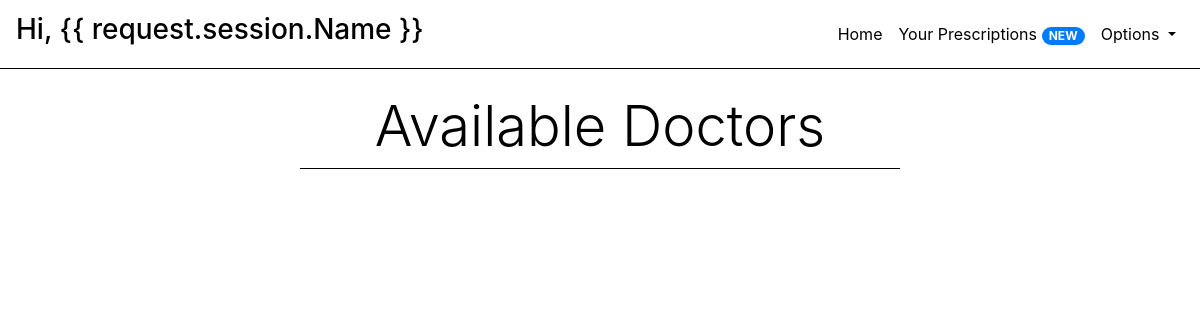
Page /doctors (signed in) on the earlier database version.
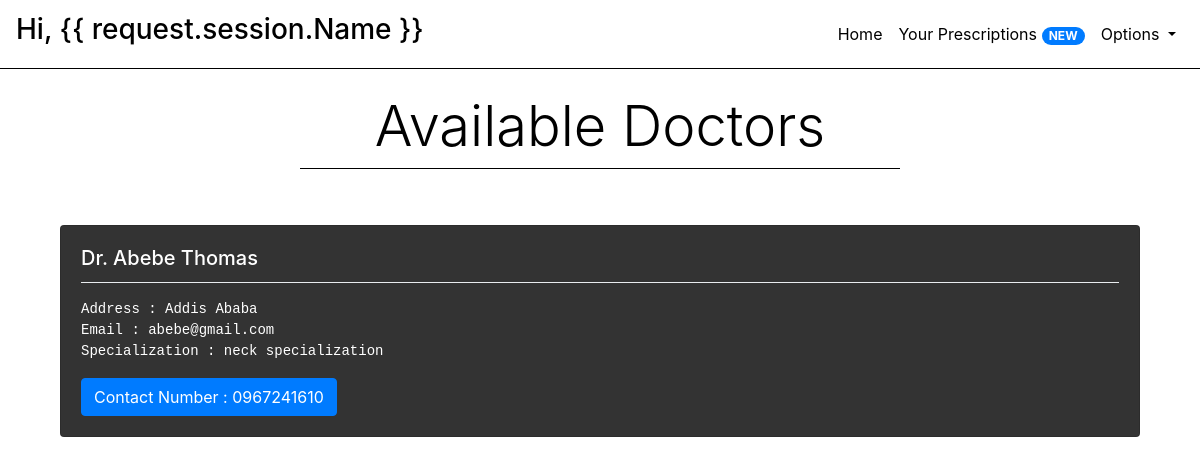
Same page on the later database version.
### core/models.py (models this page shows, shortened)
class Doctor(models.Model):
    name = models.CharField(max_length = 30)
    address = models.CharField(max_length = 100)
    contactNumber = models.CharField(unique = True, max_length = 10)
    email = models.EmailField(unique = True, max_length = 255)
    specialization = models.CharField(max_length = 100)
    passwordHash = models.CharField(max_length = 64)
    emailHash = models.CharField(max_length = 64)

### core/views.py (the view)
# urls.py: path('doctors', views.doctors, name = "doctors"),
def doctors(request):
    context = {
        "doctors" : Doctor.objects.all()
    }
    if request.session['isLoggedIn']:
        response = render(request,"core/doctors.html",context)
        return responseHeadersModifier(response)
    else:
        con = {
                    "message":"Please Login First."
            }
        response = render(request, "core/doctors.html", con)
        return responseHeadersModifier(response)

### core/views.py (called while the page is built)
def responseHeadersModifier(response):
    response["Cache-Control"] = "no-cache, no-store, must-revalidate"
    response["Pragma"] = "no-cache"
    response["Expires"] = "0"
    return response

### core/templates/core/doctors.html (shortened to what this page needs)
{% extends "core/base.html" %}
{% block bodytag %}
{% load static %}
<body style="background-size: auto auto;">
    {% endblock %}
    {% block body %}
    <br>
    <h1 style="text-align:center;color:black;" class="display-4">
        Available Doctors
    </h1>
    <li class="dropdown-divider" style="margin-left:25%;margin-right:25%;border-color:black"></li>
    <br>
    <br>
    {% if request.session.isLoggedIn %}
    {% for doctor in doctors %}
    <div class="row container" style="margin: 0 auto;">
        <div class="col-sm-12">
            <div class="card" style="background:rgba(0,0,0,0.8);color:white;">
                <div class="card-body">
                    <h5 class="card-title">Dr. {{ doctor.name }}</h5>
                    <li class="dropdown-divider"></li>
                    <p class="card-text">
                    <pre
                        style="color:white">Address : {{ doctor.address }}<br>Email : {{ doctor.email }}<br>Specialization : {{ doctor.specialization }}</pre>
                    </p>
                    <a href="#" class="btn btn-primary">Contact Number : {{ doctor.contactNumber }}</a>
                </div>
            </div>
        </div>
    </div>
    <br>
    <br>
    {% empty %}
    <h1 style="text-align:center;color:white">
    </h1>
    {% endfor %}
    {% else %}
    {% if message %}
    <div style="text-align:center;margin:0 auto;" class="alert alert-warning" role="alert">
        {{ message }}
    </div>
    {% endif %}
    {% endif %}
    {% endblock %}

Differences in the rows shown:
added Doctor: name "Abebe Thomas", address "Addis Ababa", email "abebe@gmail.com", specialization "neck specialization", contactNumber "0967241610"
